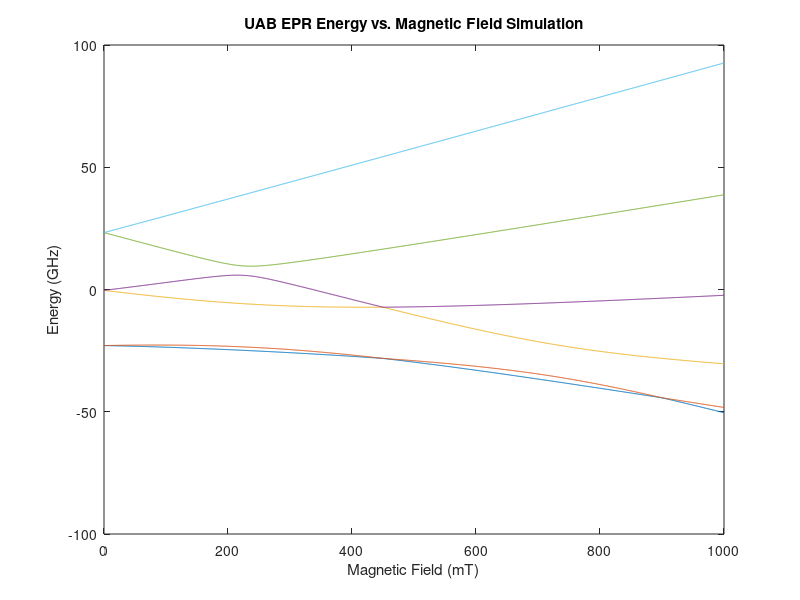

Here is the MATLAB script that generated this plot:
% The mysterey of why the spin-5/2 EasySpin scripts get different eigenvectors than 
% our own spin-5/2 diagonalization scripts for B_0 = 0 remains unsolved.

clear B_0;
clear g;
clear theta;
clear H;
clear eigenvals;
clear eigenvecs;
clear i;

%%%%%%%%%%%% Diagonalization of Spin Hamiltonian %%%%%%%%%%%%

% Define spin operators

S_z = [5/2 0 0 0 0 0;...
       0 3/2 0 0 0 0;...
       0 0 1/2 0 0 0;...
       0 0 0 -1/2 0 0;...
       0 0 0 0 -3/2 0;...
       0 0 0 0 0 -5/2];
       
 
S_x = [0 sqrt(5)/2 0 0 0 0;...
       sqrt(5)/2 0 sqrt(8)/2 0 0 0;...
       0 sqrt(8)/2 0 3/2 0 0;...
       0 0 3/2 0 sqrt(8)/2 0;...
       0 0 0 sqrt(8)/2 0 sqrt(5)/2;...
       0 0 0 0 sqrt(5)/2 0];


S_y = [0 sqrt(5)/2i 0 0 0 0;...
       -sqrt(5)/2i 0 sqrt(8)/2i 0 0 0;...
       0 -sqrt(8)/2i 0 3/2i 0 0;...
       0 0 -3/2i 0 sqrt(8)/2i 0;...
       0 0 0 -sqrt(8)/2i 0 sqrt(5)/2i;...
       0 0 0 0 -sqrt(5)/2i 0];
 
% Spin operators squared
S_xx = S_x * S_x;
S_yy = S_y * S_y;
S_zz = S_z * S_z;
   
% Spin number
s = 5/2;

% Matrix of S^2 eigenvalue
S_sq = s*(s+1) * eye(2*s + 1);

% Assign static magnetic field and constants
B_0 = linspace(0,1000,1001); % static magnetic field in mT
u_0 = 13.996; % Bohr magneton-MHz/mT
g = 2.002319;

for i = 1:length(B_0)
    
    term1 = g*u_0*B_0(i)*S_z;
    term2 = (3*2213)*(S_zz - (1/3)*S_sq); % b20/cm^-1 = 0.2213 (cm^-1*3*10^4 in MHz) 
    term3 = (1/3)*(3*2091)*(S_xx - S_yy); % b22/cm^-1 = 0.2091 Bushcher and Lehmann
    
    H = term1 + term2 + term3;
    
    [V,E] = eig(H,'vector'); % V is matrix of eigenvectors, D is column of eigenvalues
    
    eigenvals(:,i) = E/1000; % each individual E is the ith column in eigenval
    eigenvecs(:,:,i) = V; % each individual V is the ith item in eigenvecs               
    % eigenvecs is not used, but nice to have for reference
    % basis is |s,m>
    
end

% Assemble data
eigenvals_vs_BField_data = [transpose(B_0),transpose(eigenvals)];

% Plot each column of data separately
plot(B_0,eigenvals_vs_BField_data(:,2),B_0,eigenvals_vs_BField_data(:,3),B_0,eigenvals_vs_BField_data(:,4),B_0,eigenvals_vs_BField_data(:,5),B_0,eigenvals_vs_BField_data(:,6),B_0,eigenvals_vs_BField_data(:,7));

title('UAB EPR Energy vs. Magnetic Field Simulation');
xlabel('Magnetic Field (mT)');
ylabel('Energy (GHz)');
